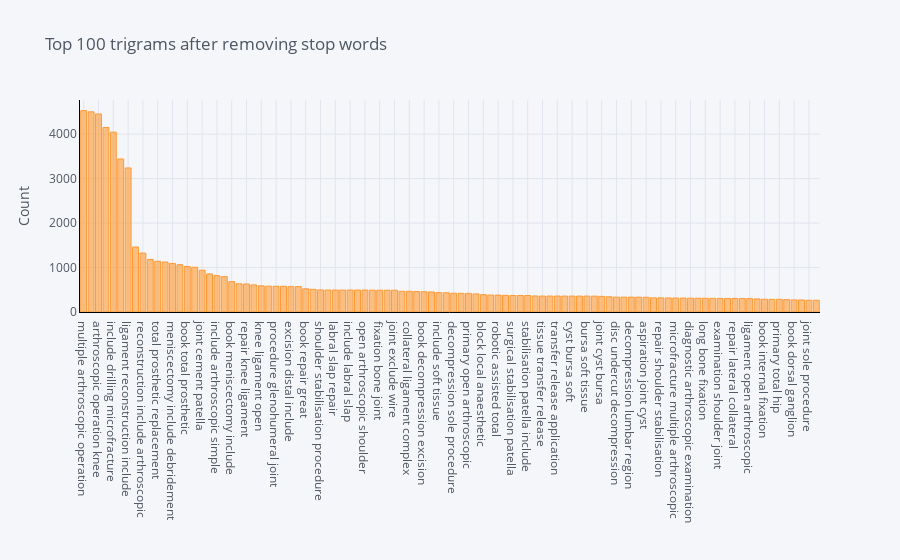

Notebook source saved alongside this figure:
### Code cell
plot_model(plot = 'trigram')

### Figure 1 — Plotly figure (JSON) as saved in the notebook; plotly's stock layout.template omitted (floating-point values rounded to 4 significant figures)
{"data": [{"marker": {"color": "rgba(255, 153, 51, 0.6)", "line": {"color": "rgba(255, 153, 51, 1.0)", "width": 1}}, "name": "count", "orientation": "v", "text": "", "type": "bar", "x": ["multiple arthroscopic operation", "operation knee include", "arthroscopic operation knee", "knee include drilling", "include drilling microfracture", "book multiple arthroscopic", "ligament reconstruction include", "book epidural injection", "reconstruction include arthroscopic", "replacement knee joint", "total prosthetic replacement", "prosthetic replacement knee", "meniscectomy include debridement", "knee joint cement", "book total prosthetic", "epidural injection lumbar", "joint cement patella", "injection ray control", "include arthroscopic simple", "ray control joint", "book meniscectomy include", "arthroscopic simple meniscectomy", "repair knee ligament", "decompression excision distal", "knee ligament open", "include arthroscopic procedure", "procedure glenohumeral joint", "arthroscopic procedure glenohumeral", "excision distal include", "distal include arthroscopic", "book repair great", "book primary open", "shoulder stabilisation procedure", "stabilisation procedure include", "labral slap repair", "procedure include labral", "include labral slap", "arthroscopic shoulder stabilisation", "open arthroscopic shoulder", "internal fixation bone", "fixation bone joint", "bone joint exclude", "joint exclude wire", "lateral collateral ligament", "collateral ligament complex", "book primary total", "book decompression excision", "injection lumbar caudal", "include soft tissue", "epidural injection ray", "decompression sole procedure", "total knee replacement", "primary open arthroscopic", "include arthroscopic repair", "block local anaesthetic", "total hip replacement", "robotic assisted total", "arthrolysis shoulder contracture", "surgical stabilisation patella", "open surgical stabilisation", "stabilisation patella include", "patella include soft", "tissue transfer release", "soft tissue transfer", "transfer release application", "primary open reduction", "cyst bursa soft", "release application cast", "bursa soft tissue", "local anaesthetic neurolytic", "joint cyst bursa", "application cast adult", "disc undercut decompression", "excision disc undercut", "decompression lumbar region", "undercut decompression lumbar", "aspiration joint cyst", "book decompression sole", "repair shoulder stabilisation", "drilling microfracture multiple", "microfracture multiple arthroscopic", "book excision disc", "diagnostic arthroscopic examination", "cruciate ligament reconstruction", "long bone fixation", "assisted total knee", "examination shoulder joint", "ganglion block local", "repair lateral collateral", "injection aspiration joint", "ligament open arthroscopic", "dorsal ganglion block", "book internal fixation", "arthroscopic examination shoulder", "primary total hip", "sedation administer operator", "book dorsal ganglion", "hip replacement cement", "joint sole procedure", "shoulder contracture manipulation"], "y": [4530, 4502, 4454, 4149, 4045, 3442, 3240, 1462, 1325, 1183, 1141, 1123, 1090, 1063, 1024, 1006, 940, 856, 817, 795, 683, 634, 630, 609, 588, 580, 579, 579, 571, 571, 522, 510, 497, 494, 494, 494, 494, 494, 494, 491, 490, 490, 490, 465, 465, 461, 456, 450, 435, 433, 421, 420, 419, 406, 390, 381, 380, 375, 372, 372, 371, 360, 359, 359, 359, 358, 358, 358, 358, 357, 351, 343, 334, 334, 334, 334, 331, 318, 318, 316, 315, 314, 311, 310, 309, 307, 305, 305, 304, 303, 301, 295, 286, 285, 285, 278, 272, 271, 265, 264]}], "layout": {"legend": {"bgcolor": "#F5F6F9", "font": {"color": "#4D5663"}}, "paper_bgcolor": "#F5F6F9", "plot_bgcolor": "#F5F6F9", "title": {"font": {"color": "#4D5663"}, "text": "Top 100 trigrams after removing stop words"}, "xaxis": {"gridcolor": "#E1E5ED", "linecolor": "black", "showgrid": true, "tickfont": {"color": "#4D5663"}, "title": {"font": {"color": "#4D5663"}, "text": ""}, "zerolinecolor": "#E1E5ED"}, "yaxis": {"gridcolor": "#E1E5ED", "linecolor": "black", "showgrid": true, "tickfont": {"color": "#4D5663"}, "title": {"font": {"color": "#4D5663"}, "text": "Count"}, "zerolinecolor": "#E1E5ED"}}}
